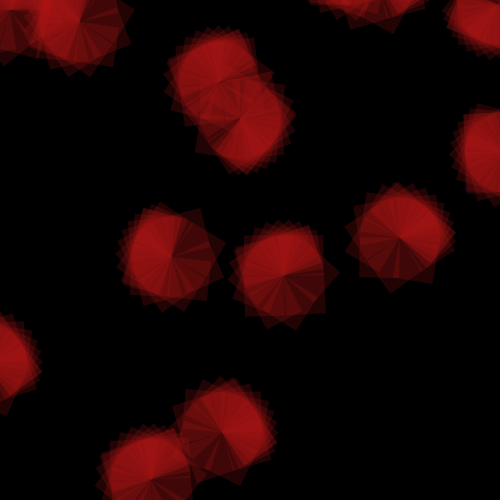
Frame 1 (no input)
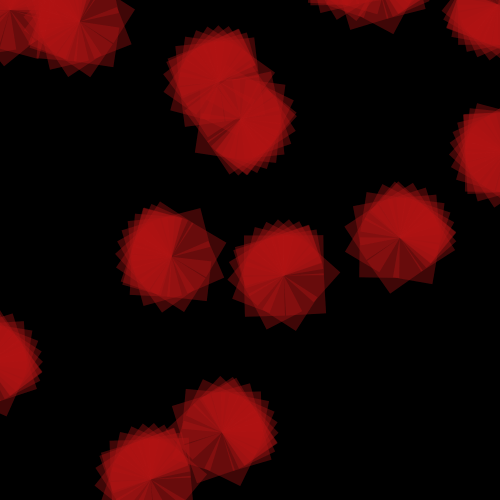
Frame 2 (the mouse pressed at the canvas centre, redrawn once)

The Processing sketch that drew these frames (run headless with seeded random() and noise(); the mouse was pressed at the canvas centre and the sketch redrawn once):

// Processing sketch: processing_86321
// ── processing_86321.pde

void setup()
{
  size(500,500);
  smooth();
  
  background(0);
  
}

void draw()
{
 for(int X=10; X<=500; X=X+60)
 for(int Y=10; Y<=500; Y=Y+60)
  { 

  translate(X,Y);
  
  //rotation du carré
  for(int i=1; i<=20; i=i+1)
  {
  noStroke();
  fill(180,20,20,50);
  
  rotate(PI/i);
  rect(0,0,40,40);
  }
   
  }
  
  noLoop();
  
}
